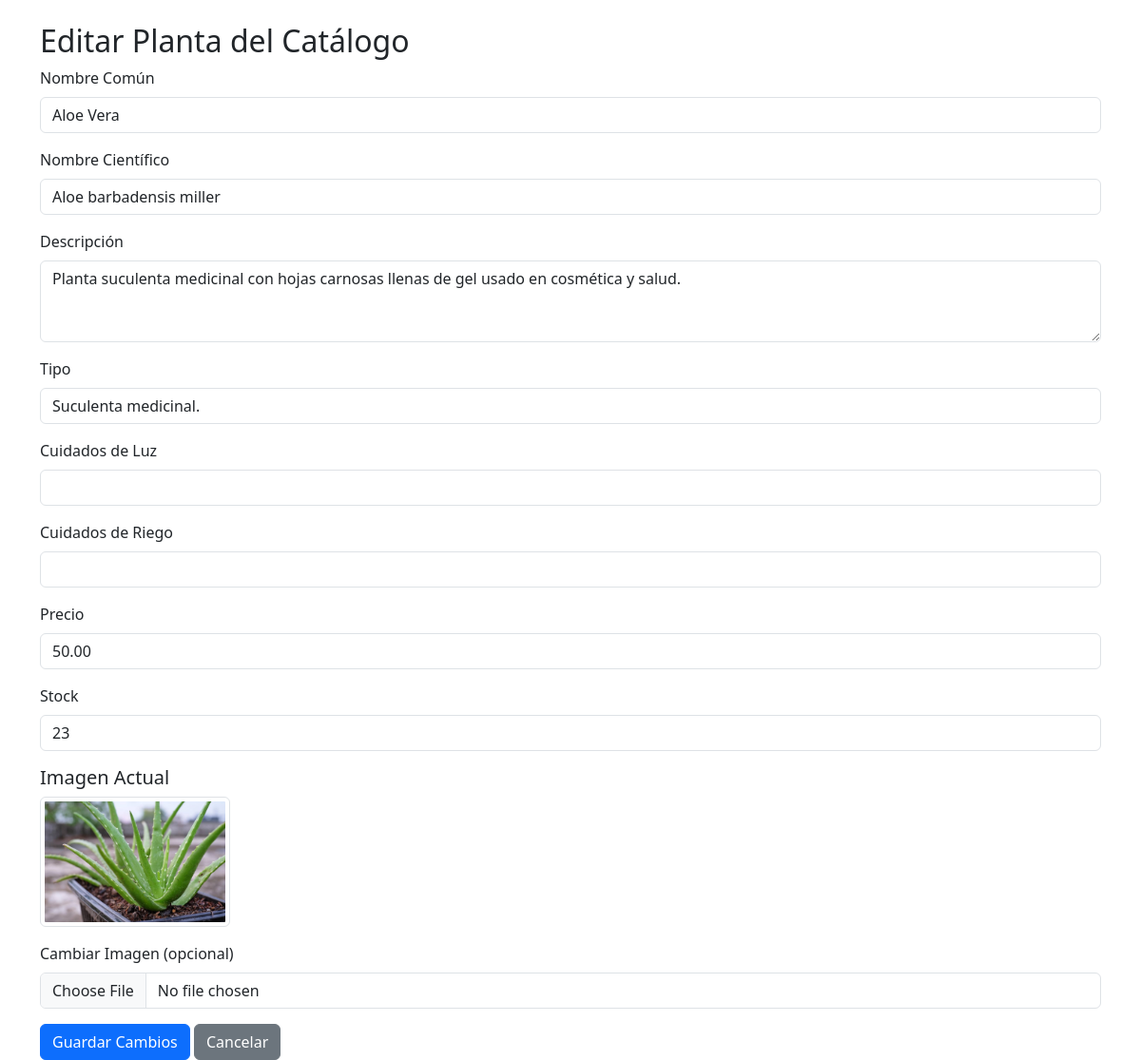
/admin/editar_planta.php?id=6 (signed in), run on the app's committed database.
### tables this page shows
CREATE TABLE `plantas` (
  `id` int(11) NOT NULL,
  `nombre_comun` varchar(100) NOT NULL,
  `nombre_cientifico` varchar(100) DEFAULT NULL,
  `descripcion` text DEFAULT NULL,
  `tipo` varchar(50) DEFAULT NULL,
  `cuidados_luz` varchar(100) DEFAULT NULL,
  `cuidados_riego` varchar(100) DEFAULT NULL,
  `precio` decimal(10,2) NOT NULL DEFAULT 0.00,
  `stock` int(11) NOT NULL DEFAULT 0,
  `imagen_url` varchar(255) DEFAULT NULL
);

### models/Planta.php (called while the page is built, shortened)
<?php
class Planta {
    private $conn;
    private $table_name = "plantas";
    public $id;
    public function __construct($db) {
        $this->conn = $db;
    }
    function leerUno() {
        $query = "SELECT * FROM " . $this->table_name . " WHERE id = ? LIMIT 1";
        $stmt = $this->conn->prepare($query);
        $stmt->bindParam(1, $this->id);
        $stmt->execute();
        $row = $stmt->fetch(PDO::FETCH_ASSOC);
        if($row) {
            $this->nombre_comun = $row['nombre_comun'];
            $this->nombre_cientifico = $row['nombre_cientifico'];
            $this->descripcion = $row['descripcion'];
            $this->tipo = $row['tipo'];
            $this->cuidados_luz = $row['cuidados_luz'];
            $this->cuidados_riego = $row['cuidados_riego'];
            $this->precio = $row['precio'];
            $this->stock = $row['stock'];
            $this->imagen_url = $row['imagen_url'];
        }
    }
}
?>

### admin/editar_planta.php (the view, shortened to what this page needs)
<?php
include_once '../models/Planta.php';
$database = new Database();
$db = $database->connect();
$planta = new Planta($db);
if ($_SERVER["REQUEST_METHOD"] == "POST") {
    $imagen_url_db = $_POST['imagen_actual'];
    if (isset($_FILES["imagen"]) && $_FILES["imagen"]["error"] == 0) {
        $target_dir = "../uploads/";
        $image_name = uniqid() . '_' . basename($_FILES["imagen"]["name"]);
        $target_file = $target_dir . $image_name;
        if (move_uploaded_file($_FILES["imagen"]["tmp_name"], $target_file)) {
            $imagen_url_db = "uploads/" . $image_name;
            if (!empty($_POST['imagen_actual'])) {
                unlink('../' . $_POST['imagen_actual']);
            }
        }
    }
    $planta->id = $_POST['id'];
    $planta->nombre_comun = $_POST['nombre_comun'];
    $planta->nombre_cientifico = $_POST['nombre_cientifico'];
    $planta->descripcion = $_POST['descripcion'];
    $planta->tipo = $_POST['tipo'];
    $planta->cuidados_luz = $_POST['cuidados_luz'];
    $planta->cuidados_riego = $_POST['cuidados_riego'];
    $planta->precio = $_POST['precio'];
    $planta->stock = $_POST['stock'];
    $planta->imagen_url = $imagen_url_db;
    if ($planta->actualizar()) {
        header("Location: dashboard.php");
        exit();
    } else {
        $error_message = "No se pudo actualizar la planta.";
    }
}
else if (isset($_GET['id'])) {
    $planta->id = $_GET['id'];
    $planta->leerUno();
} else {
    header("Location: dashboard.php");
    exit();
}
?>
<!DOCTYPE html>
<html lang="es">
<head>
    <link href="https://cdn.jsdelivr.net/npm/bootstrap@5.3.2/dist/css/bootstrap.min.css" rel="stylesheet">
</head>
<body>
    <div class="container mt-4">
        <h2>Editar Planta del Catálogo</h2>
        <form action="editar_planta.php" method="POST" enctype="multipart/form-data">
            <div class="mb-3">
                <label for="nombre_comun" class="form-label">Nombre Común</label>
                <input type="text" class="form-control" id="nombre_comun" name="nombre_comun" value="<?php echo htmlspecialchars($planta->nombre_comun); ?>" required>
            </div>
            <div class="mb-3">
                <label for="nombre_cientifico" class="form-label">Nombre Científico</label>
                <input type="text" class="form-control" id="nombre_cientifico" name="nombre_cientifico" value="<?php echo htmlspecialchars($planta->nombre_cientifico); ?>">
            </div>
            <div class="mb-3">
                <label for="descripcion" class="form-label">Descripción</label>
                <textarea class="form-control" id="descripcion" name="descripcion" rows="3"><?php echo htmlspecialchars($planta->descripcion); ?></textarea>
            </div>
             <div class="mb-3">
                <label for="tipo" class="form-label">Tipo</label>
                <input type="text" class="form-control" id="tipo" name="tipo" value="<?php echo htmlspecialchars($planta->tipo); ?>" required>
            </div>
            <div class="mb-3">
                <label for="cuidados_luz" class="form-label">Cuidados de Luz</label>
                <input type="text" class="form-control" id="cuidados_luz" name="cuidados_luz" value="<?php echo htmlspecialchars($planta->cuidados_luz); ?>">
            </div>
            <div class="mb-3">
                <label for="cuidados_riego" class="form-label">Cuidados de Riego</label>
                <input type="text" class="form-control" id="cuidados_riego" name="cuidados_riego" value="<?php echo htmlspecialchars($planta->cuidados_riego); ?>">
            </div>
             <div class="mb-3">
                <label for="precio" class="form-label">Precio</label>
                <input type="number" step="0.01" class="form-control" id="precio" name="precio" value="<?php echo htmlspecialchars($planta->precio); ?>" required>
            </div>
             <div class="mb-3">
                <label for="stock" class="form-label">Stock</label>
                <input type="number" class="form-control" id="stock" name="stock" value="<?php echo htmlspecialchars($planta->stock); ?>" required>
            </div>
            <div class="mb-3">
                <h5>Imagen Actual</h5>
                <?php if(!empty($planta->imagen_url)): ?>
                    <img src="../<?php echo htmlspecialchars($planta->imagen_url); ?>" alt="Imagen actual" class="img-thumbnail" style="max-width: 200px;">
                <?php else: ?>
                    <p>No hay imagen asignada.</p>
                <?php endif; ?>
            </div>
             <div class="mb-3">
                <label for="imagen" class="form-label">Cambiar Imagen (opcional)</label>
                <input type="file" class="form-control" id="imagen" name="imagen">
            </div>
            <button type="submit" class="btn btn-primary">Guardar Cambios</button>
            <a href="dashboard.php" class="btn btn-secondary">Cancelar</a>
        </form>
    </div>
</body>
</html>

### data on the page
plantas: nombre_comun "Aloe Vera", nombre_cientifico "Aloe barbadensis miller", descripcion "Planta suculenta medicinal con hojas carnosas llenas de gel usado en cosmética y salud.", tipo "Suculenta medicinal.", precio "50.00", stock "23", imagen_url (picture)
